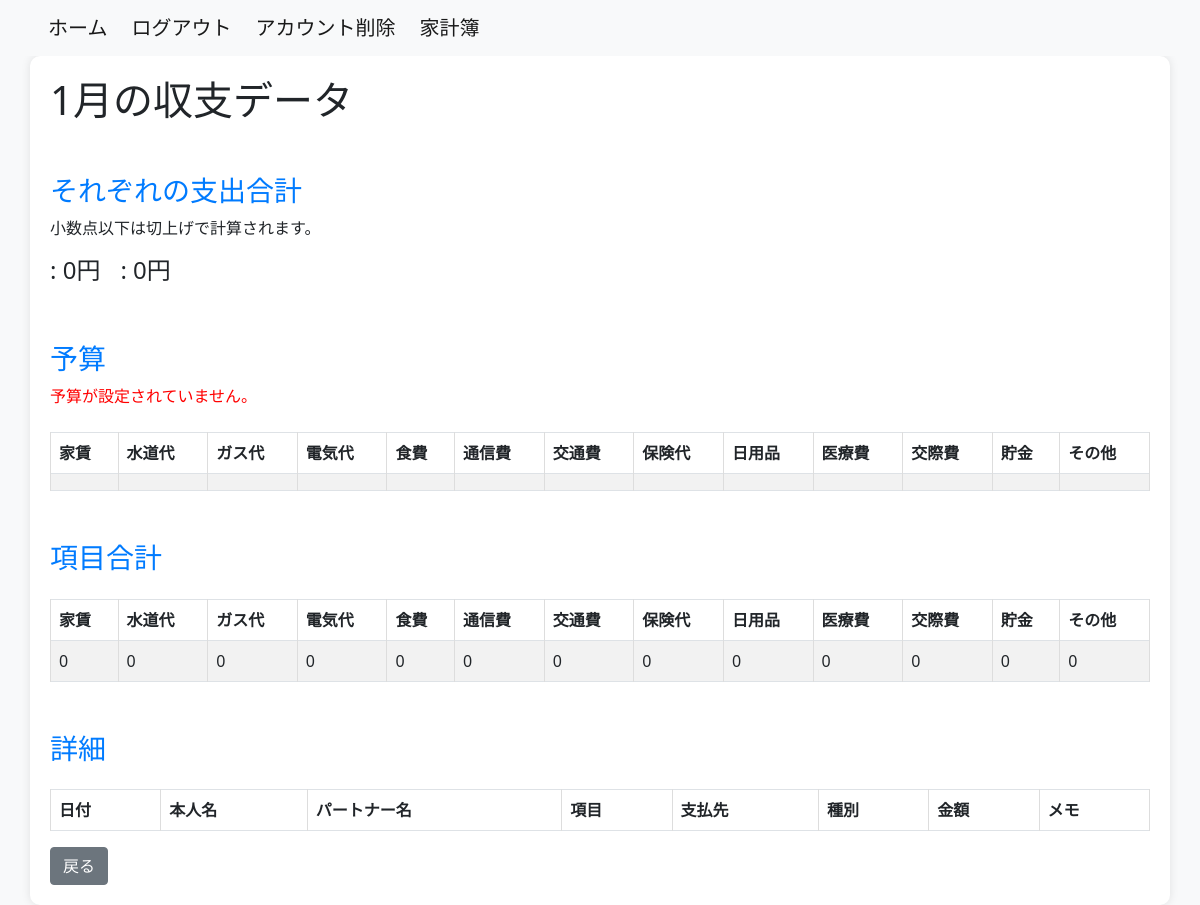
The app's page /household_budget/monthly_2023data/2023-1/ (signed in), older data.
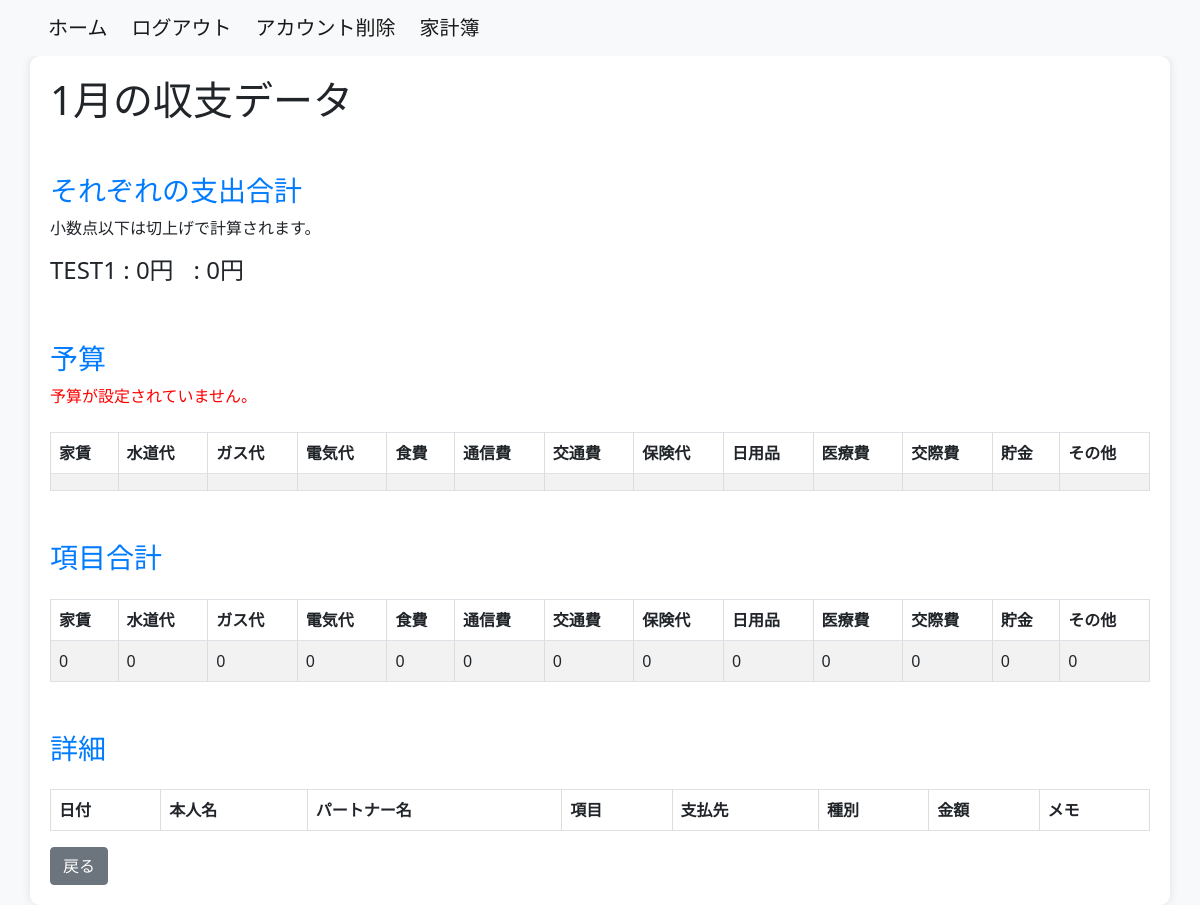
The same page, newer data.
### household_budget/models.py (models this page shows)
class Transaction(models.Model):
    user = models.ForeignKey(settings.AUTH_USER_MODEL, on_delete=models.CASCADE)
    event_date = models.DateField()
    name_1 = models.CharField(max_length=20, default='', null=True)
    name_2 = models.CharField(max_length=20, default='', null=True)
    category = models.ForeignKey(Category, on_delete=models.CASCADE)
    payment_type = models.ForeignKey(PaymentType, on_delete=models.CASCADE)
    vendor_name = models.ForeignKey(Vendor, on_delete=models.CASCADE, related_name='vendor_transactions')
    amount = models.IntegerField(default=0)
    memo = models.TextField(null=True)
    class Meta:
        db_table = 'transaction'
        ordering = ['event_date']

### household_budget/views.py (the view)
# urls.py: path('monthly_2023data/<int:year>-<int:month>/', M_2023DataView.as_view(), name='monthly_2023data'),
@method_decorator(login_required(login_url='/login/'), name='dispatch')
class M_2023DataView(TemplateView):
    template_name = 'm_data2023.html'
    def get_context_data(self, **kwargs):
        context = super().get_context_data(**kwargs)
        year = self.kwargs.get('year')
        month = self.kwargs.get('month')
        first_day_of_month = timezone.datetime(int(year), int(month), 1)
        if first_day_of_month.month == 12:
            next_month = 1
            next_year = first_day_of_month.year + 1
        else:
            next_month = first_day_of_month.month + 1
            next_year = first_day_of_month.year
        last_day_of_month = timezone.datetime(next_year, next_month, 1) - timezone.timedelta(days=1)
        monthly_summary = Transaction.objects.filter(
            user=self.request.user,
            event_date__year=year,
            event_date__month=month
        ).values('category__category_name') \
            .annotate(total_amount=Coalesce(Sum('amount'), Value(0)))
        categories = ['家賃', '水道代', 'ガス代', '電気代', '食費', '通信費', '交通費', '保険代', '日用品', '医療費', '交際費', '貯金', 'その他']
        monthly_summary = Transaction.objects.filter(
            user=self.request.user,
            event_date__year=year,
            event_date__month=month
        ).values('category__category_name') \
            .annotate(total_amount=Sum('amount'))
        transaction_data = Transaction.objects.filter(user=self.request.user)
        name1_only_monthly_amount = Transaction.objects.filter(
            Q(user=self.request.user) &
            Q(name_1__isnull=False) & ~Q(name_1=''),
            ~Q(category_id=1) & ~Q(category_id=13),
            event_date__range=[first_day_of_month, last_day_of_month]
        ).aggregate(name1_has_data_total_amount=Sum('amount'))['name1_has_data_total_amount'] or 0
        name2_only_monthly_amount = Transaction.objects.filter(
            Q(user=self.request.user) &
            Q(name_2__isnull=False) & ~Q(name_2=''),
            ~Q(category_id=1) & ~Q(category_id=13),
            event_date__range=[first_day_of_month, last_day_of_month]
        ).aggregate(name1_has_data_total_amount=Sum('amount'))['name1_has_data_total_amount'] or 0
        name_monthly_amount = Transaction.objects.filter(
            Q(user=self.request.user) &
            Q(name_1__isnull=False) & Q(name_2__isnull=False) & ~Q(name_1='') & ~Q(name_2=''),
            ~Q(category_id=1) & ~Q(category_id=13),
            event_date__range=[first_day_of_month, last_day_of_month]
        ).aggregate(name_both_total_amount=Sum('amount'))['name_both_total_amount'] or 0
        name_both_half_monthly_amount = math.ceil(name_monthly_amount / 2)
        category_totals_dict = {category_name: {'total_amount': 0} for category_name in categories}
        for category in monthly_summary:
            category_name = category['category__category_name']
            category_totals_dict[category_name] = {
                'total_amount': category['total_amount'] if category['total_amount'] is not None else 0
            }
        monthly_details = Transaction.objects.filter(
            user=self.request.user,
            event_date__year=year,
            event_date__month=month
            )
        latest_budget = Budget.objects.filter(
            user=self.request.user,
            event_date__year=year,
            event_date__month=month
            ).order_by('-event_date').first()
        name1_total_amount = name1_only_monthly_amount - name_monthly_amount + name_both_half_monthly_amount
        name2_total_amount = name2_only_monthly_amount - name_monthly_amount + name_both_half_monthly_amount
        context['year'] = year
        context['month'] = month
        context['category_totals'] = category_totals_dict
        context['monthly_details'] = monthly_details
        context['latest_budget'] = latest_budget
        context['name1_total_amount'] = name1_total_amount
        context['name2_total_amount'] = name2_total_amount
        context['name'] = transaction_data
        return context

### household_budget/templates/m_data2023.html (shortened to what this page needs)
{% extends 'base.html' %}
{% block content %}
{% load custom_filters %}
<div class="container">
    <h1>{{ month }}月の収支データ</h1>
      <h3>それぞれの支出合計</h3>
      <p>小数点以下は切上げで計算されます。</p>
      <div style="display: flex; gap: 20px;">
      <h4>{{ name.0.name_1 }} : {{ name1_total_amount }}円</h2>
      <h4>{{ name.1.name_2 }} : {{ name2_total_amount }}円</h2>
      </div>
    <h3>予算</h3>
    <table class="table table-striped table-bordered mt-4">
        <thead class="thead-dark">
            <tr>
                <th>家賃</th>
                <th>水道代</th>
                <th>ガス代</th>
                <th>電気代</th>
                <th>食費</th>
                <th>通信費</th>
                <th>交通費</th>
                <th>保険代</th>
                <th>日用品</th>
                <th>医療費</th>
                <th>交際費</th>
                <th>貯金</th>
                <th>その他</th>
            </tr>
        </thead>
        <tbody>
            <tr>
                <td>{{ latest_budget.rent_budget }}</td>
                <td>{{ latest_budget.water_supply_budget }}</td>
                <td>{{ latest_budget.gas_budget }}</td>
                <td>{{ latest_budget.electricity_budget }}</td>
                <td>{{ latest_budget.food_expenses_budget }}</td>
                <td>{{ latest_budget.communication_expenses_budget }}</td>
                <td>{{ latest_budget.transportation_expenses_budget }}</td>
                <td>{{ latest_budget.insurance_fee_budget }}</td>
                <td>{{ latest_budget.daily_necessities_budget }}</td>
                <td>{{ latest_budget.medical_bills_budget }}</td>
                <td>{{ latest_budget.entertainment_expenses_budget }}</td>
                <td>{{ latest_budget.saving_budget }}</td>
                <td>{{ latest_budget.add_item_budget }}</td>
            </tr>
            {% if not latest_budget %}
            <p style="color: red;">予算が設定されていません。</p>
            {% endif %}
        </tbody>
    </table>
<h3>項目合計</h3>
<table class="table table-striped table-bordered mt-4">
    <thead class="thead-dark">
        <tr>
            {% for category_name, category_data in category_totals.items %}
                <th>{{ category_name }}</th>
            {% endfor %}
        </tr>
    </thead>
    <tbody>
        <tr>
            {% for category_name, category_data in category_totals.items %}
                <td>{{ category_data.total_amount }}</td>
            {% endfor %}
        </tr>
    </tbody>
</table>
    <h3>詳細</h3>
    <table class="table table-striped table-bordered mt-4">
        <thead class="thead-dark">
            <tr>
                <th>日付</th>
                <th>本人名</th>
                <th>パートナー名</th>
                <th>項目</th>
                <th>支払先</th>
                <th>種別</th>
                <th>金額</th>
                <th>メモ</th>
            </tr>
        </thead>
    </table>
<a href="{% url 'accounts:data_2023' %}" class="btn btn-secondary ml-2">戻る</a>
</div>
</html>
{% endblock %}

Row changes from the older to the newer data that the page shows:
added Transaction: name_1 "TEST1"
